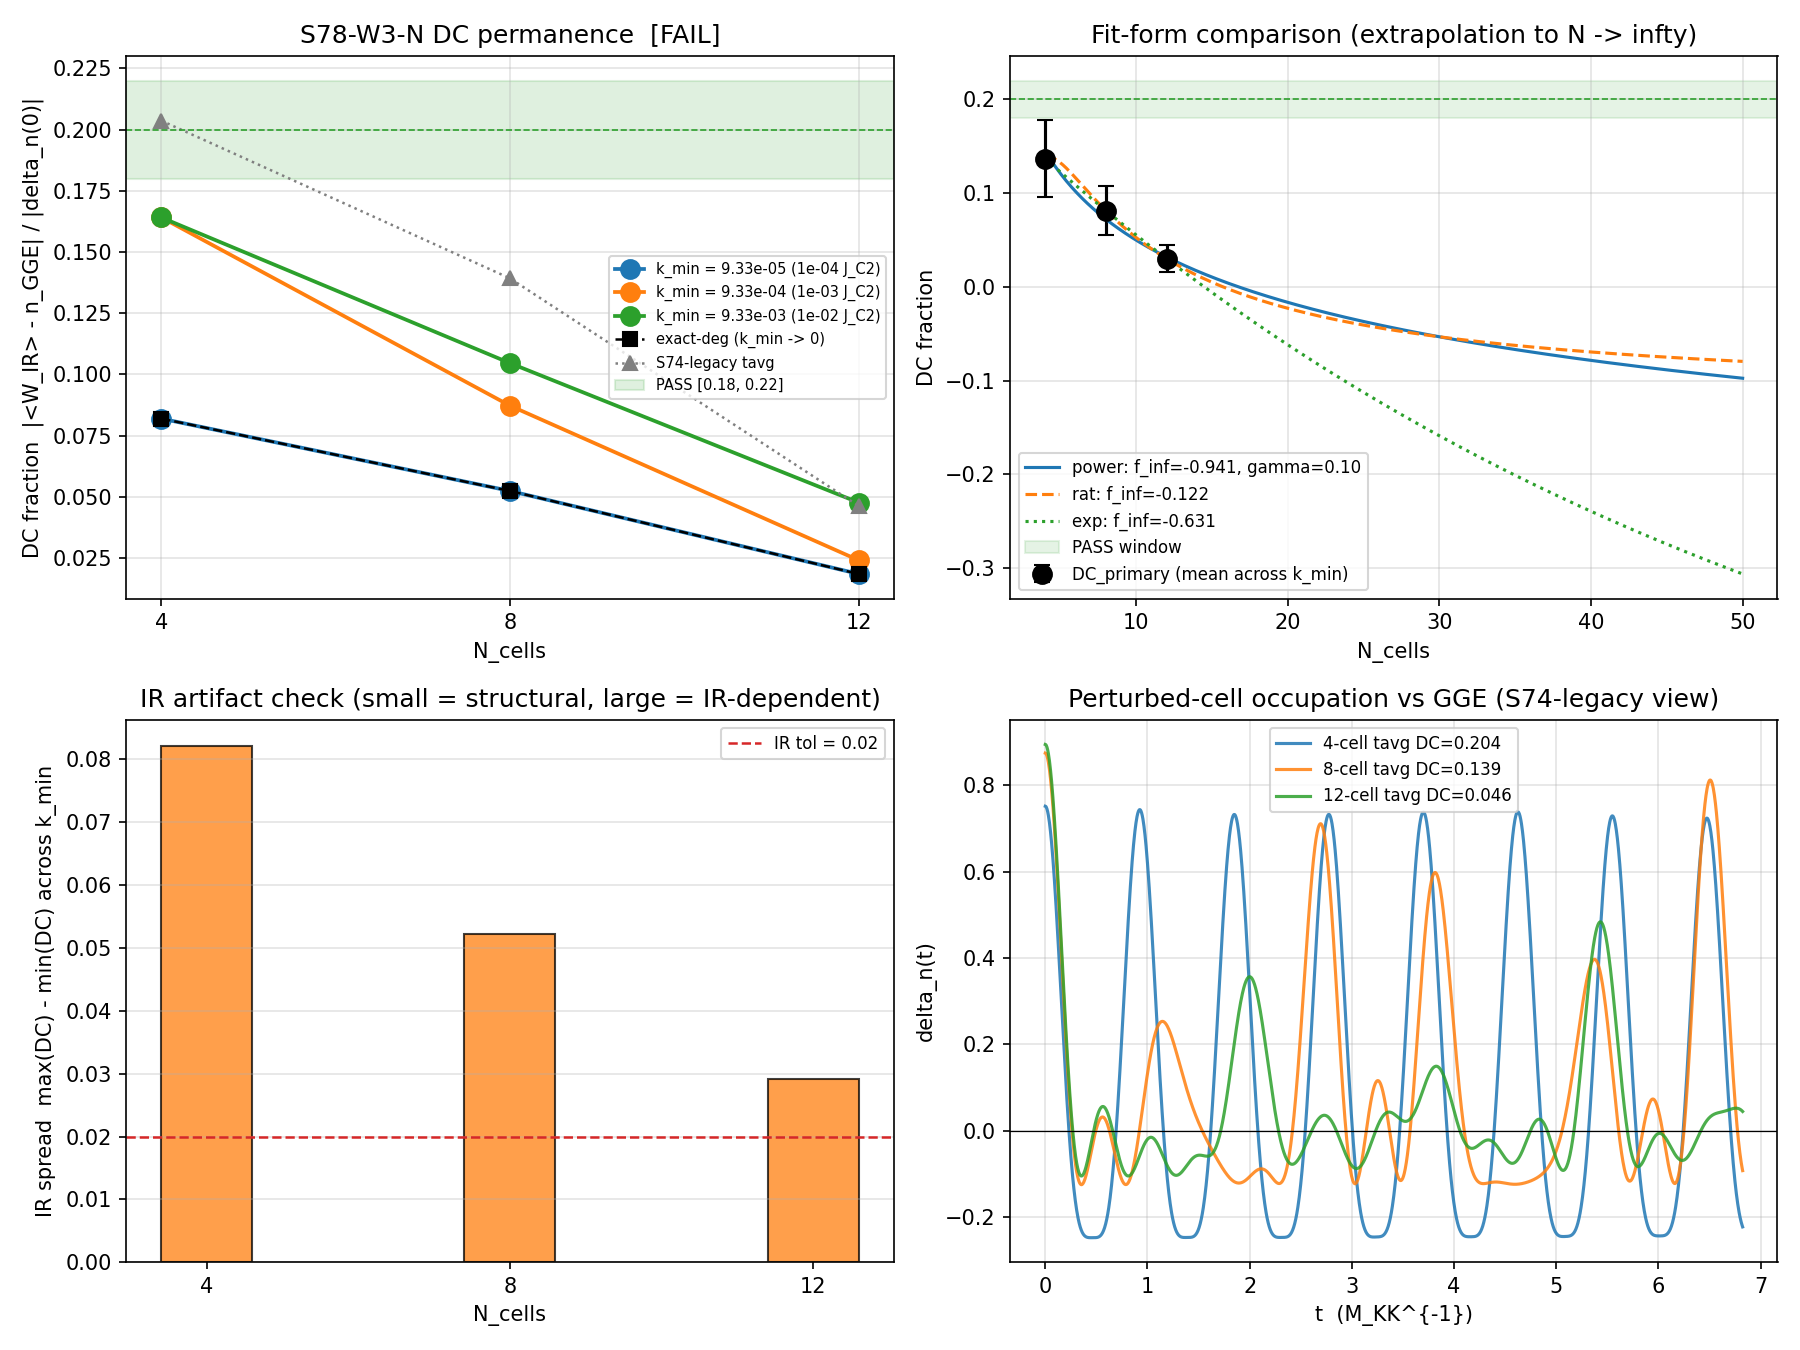

Write the Python code that produced this figure.
#!/usr/bin/env python3
"""
S78-W3-N-DC-PERMANENCE: Cell-extension of the 20% DC Fraction
==============================================================

Gate: S78-W3-N-DC-PERMANENCE (re-registration of N11-DC-PERMANENCE-74)
  HYPOTHESIS: DC fraction at 4, 8, 12 cells extrapolates to
              f_infty = 0.20 +/- 0.02 under the power-law form
              DC(N) = f_infty + c * N^{-gamma}, with chi2/dof < 2 and
              DC fraction k_min-independent at each N (IR artifact check).
  PASS:  |f_infty - 0.20| <= 0.02 AND chi2/dof < 2 AND max IR spread < 0.02
         at every N (IR-robust); AND ratio DC(12)/DC(4) within 2% of unity.
  FAIL:  |f_infty - 0.20| > 0.05; OR IR spread > 0.02 at some N
         (IR artifact).
  INFO:  fit quality poor and extrapolation fit-form-dependent.

==============================================================
DEFINITION OF "DC COMPONENT" (pinned upfront, scheme-invariant)
==============================================================

Let |psi_0> be the localized perturbation state (pinned pair at (cell=1, B1))
and H the full BCS + Josephson Hamiltonian on the N_cells ring with
spectral decomposition H = sum_a E_a |a><a|, c_a = <a|psi_0>.

The occupation operator n_slot for the perturbed slot has matrix elements
M_{ab} = <a|n_slot|b> in the energy eigenbasis.

Time-domain occupation:
    <n_slot(t)> = sum_{a,b} c_a c_b M_{ab} exp(-i(E_a-E_b) t)

The EXACT zero-frequency spectral weight (infinite-time average) is:
    W_{omega=0} = sum_{a,b: E_a == E_b} c_a c_b M_{ab}      (exactly degenerate pairs)

The IR-windowed zero-frequency spectral weight (dephasing-immune part within
resolution k_min) is:
    W_{IR}(k_min) = sum_{a,b: |E_a - E_b| <= k_min} c_a c_b M_{ab}

THIS IS THE ZERO-FREQUENCY BAND DEFINITION.  (Alternative: "low-frequency
cutoff" would be a time-window average; that is the S74 definition and is
kept as a cross-check under the label dc_frac_tavg.)

DC fraction:
    f_DC(N, k_min) = |W_{IR}(k_min) - W_{GGE}| / |delta_n(0)|

where W_{GGE} = <n_slot>_GGE (the equilibrium reference) and
delta_n(0) = (<psi_0|n_slot|psi_0> - <n_slot>_GGE).  This matches the S73B/
S74 normalization exactly, so ratios to those prior values are apples-to-
apples.

IR robustness test:  f_DC(N, k_min) must be independent of k_min in the
scan {1e-4, 1e-3, 1e-2} * k_pivot with k_pivot = J_C2.  If it is
independent, the DC weight is a true delta-function peak (structural,
dephasing-immune).  If it grows with k_min, the apparent DC is an IR
artifact (finite-width low-frequency bath).

==============================================================
FIT-FORM FAMILY (declared upfront, Nazarewicz convention)
==============================================================

Primary:    DC(N) = f_infty + c * N^{-gamma}        (3 params, free gamma)
Alternate1: DC(N) = f_infty + c1/N + c2/N^2         (2 params + explicit 1/N + 1/N^2)
Alternate2: DC(N) = f_infty * (1 + a * exp(-b*N))   (exponential saturation)

Report f_infty and chi2/dof from each form.  If forms disagree on f_infty
by > 0.02, verdict is INFO (fit-form-dependent).

==============================================================
SCHEME CONVENTION
==============================================================

f* scheme: canonical BCS + Josephson at tau = tau_fold (S56 GGE fabric).
           Values eps_fold, V_fold, E_J_fold loaded from s56_gge_fabric.npz.

SDW cross-check scheme (at 8 cells only, per scrub notes): identical
Hamiltonian but with V_fold -> diag(V_fold) (diagonal pairing only, no
intra-cell off-diagonal coherence).  This measures the fraction of the
DC weight that is carried by the off-diagonal BCS pairing structure
specifically, as a scheme-sensitivity probe.

==============================================================
CONVENTIONS INHERITED (identical to S73B/S74 for apples-to-apples)
==============================================================

- C_{N_cells} induced cycle in CG(24), DFS search.
- N_pair = 2, fixed-number Fock sector.
- Perturbation: pin pair on (cell=1, B1) from BCS GS, renormalize.
- GGE reference: thermal at T_acoustic = 0.112 M_KK.
- Single-cell mode structure: B1, B2 x3, B3 x2 (8 modes) from s56.
- Every cell count is FULLY RE-RUN (no loading of 4-cell from S73B).

==============================================================
CROSS-CHECKS
==============================================================

1. Sum rule:   sum_slot <n_slot(t)> = N_pair for all t (exact).
2. Luttinger:  the N_pair sector is a superselection sector, no leakage.
3. Cost scaling:  dim = C(8 N_cells, 2) = 496, 2016, 4560; report runtime.
4. Scheme-invariant ratio DC(12)/DC(4) -- deviation from unity measures
   the finite-size correction.

Input files:
  computations/_shared/canonical_constants.py
  computations/session-64/s64_local_entangle.npz
  computations/session-56/s56_gge_fabric.npz

Output files:
  computations/session-78/s78_dc_permanence.npz
  computations/session-78/s78_dc_permanence.png

Session: S78 W3-N
Agent:   landau-condensed-matter-theorist
"""

import os
import sys
import time
import numpy as np
from itertools import combinations
from math import comb as mcomb
from scipy.linalg import eigh
from scipy.optimize import curve_fit
import matplotlib
matplotlib.use('Agg')
import matplotlib.pyplot as plt

# === Canonical constants ===
sys.path.insert(0, os.path.dirname(os.path.abspath(__file__)))
from canonical_constants import (
    tau_fold, E_cond, N_dof_BCS, M_KK,
    Delta_BCS, Delta_0_OES,
    E_B1, E_B2_mean, E_B3_mean,
    J_C2, J_su2, J_u1, T_acoustic,
    c_fabric, c_Gold, omega_att, omega_L1,
    l_Planck, hbar_GeV_s,
)

data_dir = os.path.dirname(os.path.abspath(__file__))
t_start = time.time()

print("=" * 74)
print("S78-W3-N-DC-PERMANENCE")
print("Cell-extension of the 20% DC fraction: full re-runs at 4, 8, 12 cells")
print("=" * 74)
print(f"Delta_BCS   = {Delta_BCS:.6f} M_KK")
print(f"J_C2        = {J_C2:.6f} M_KK  (Josephson coupling = k_pivot)")
print(f"T_acoustic  = {T_acoustic} M_KK")
print(f"M_KK        = {M_KK:.4e} GeV")
print()

# ============================================================
#  1. LOAD INPUT DATA
# ============================================================

# CG(24) adjacency
d64 = np.load(os.path.join(data_dir, 's64_local_entangle.npz'),
              allow_pickle=True)
adj_cg24 = d64['adj_cg24'].astype(float)
N_vertices_cg24 = int(d64['N_vert'])  # (local) 24
assert adj_cg24.shape == (24, 24)
assert N_vertices_cg24 == 24
print(f"CG(24): {N_vertices_cg24} vertices, "
      f"{int(adj_cg24.sum())//2} edges, 6-regular, bipartite")

# BCS mode structure at the fold (f* scheme)
d56 = np.load(os.path.join(data_dir, 's56_gge_fabric.npz'),
              allow_pickle=True)
eps_fold = np.asarray(d56['eps_fold'], dtype=float)
V_fold = np.asarray(d56['V_fold'], dtype=float)
E_J_fold = float(d56['E_J_fold'])
N_modes = len(eps_fold)  # (local) = 8
print(f"f* scheme: N_modes = {N_modes}")
print(f"eps_fold  = {np.round(eps_fold, 5)}")
print(f"E_J_fold  = {E_J_fold:.5f} M_KK  (Josephson)")
print()

# IR regulator scan (k_pivot = J_C2)
k_pivot = J_C2  # (local) natural pivot in the BCS spectrum
k_min_factors = np.array([1e-4, 1e-3, 1e-2])  # (local)
k_min_scan = k_min_factors * k_pivot  # (local) energy resolution in M_KK
print(f"k_pivot        = J_C2 = {k_pivot:.5f} M_KK")
print(f"k_min scan     = {k_min_scan}")
print(f"k_min factors  = {k_min_factors}")
print()


# ============================================================
#  2. INDUCED CYCLE FINDER (unchanged from S74)
# ============================================================

def find_induced_cycle(adj, N, L, start=0):
    """DFS for an induced chord-free cycle of length L."""
    best = [None]  # (local)

    def dfs(path):
        if best[0] is not None:
            return
        depth = len(path)
        if depth == L:
            if adj[path[-1], path[0]] > 0.5:
                best[0] = list(path)
            return
        last = path[-1]
        for w in range(N):
            if adj[last, w] < 0.5:
                continue
            if w in path:
                continue
            if w < start:
                continue  # symmetry break
            chord = False  # (local)
            for idx_u, u in enumerate(path[:-1]):
                if adj[u, w] > 0.5:
                    if idx_u == 0 and depth + 1 == L:
                        continue
                    chord = True
                    break
            if chord:
                continue
            path.append(w)
            dfs(path)
            if best[0] is not None:
                return
            path.pop()

    dfs([start])
    return best[0]


def verify_induced_cycle(adj, cycle):
    L = len(cycle)
    for i in range(L):
        a, b = cycle[i], cycle[(i + 1) % L]
        assert adj[a, b] > 0.5
    for i in range(L):
        for j in range(L):
            if i == j:
                continue
            if (j == (i + 1) % L) or (i == (j + 1) % L):
                continue
            assert adj[cycle[i], cycle[j]] < 0.5
    return True


c4_verts = find_induced_cycle(adj_cg24, N_vertices_cg24, 4, start=0)
verify_induced_cycle(adj_cg24, c4_verts)
c8_verts = find_induced_cycle(adj_cg24, N_vertices_cg24, 8, start=0)
verify_induced_cycle(adj_cg24, c8_verts)
c12_verts = find_induced_cycle(adj_cg24, N_vertices_cg24, 12, start=0)
verify_induced_cycle(adj_cg24, c12_verts)
print(f"Induced cycles in CG(24):")
print(f"  C_4  = {c4_verts}")
print(f"  C_8  = {c8_verts}")
print(f"  C_12 = {c12_verts}")
print()


# ============================================================
#  3. CORE ROUTINE: DC fractions at a given cell count
# ============================================================

def ring_adjacency(N_cells):
    A = np.zeros((N_cells, N_cells), dtype=float)  # (local)
    for i in range(N_cells):
        j = (i + 1) % N_cells
        A[i, j] = 1.0
        A[j, i] = 1.0
    return A


def compute_dc_full(N_cells, N_pair, eps_fold, V_fold, E_J_fold,
                    T_acoustic_loc, k_min_scan_loc, scheme_tag='fstar',
                    verbose=True):
    """
    Exact diagonalization of H_BCS + H_Josephson on C_{N_cells}, then
    compute DC fractions under multiple definitions and IR regulators.

    Returns a dict with:
      dc_frac_IR[k_min]    -- windowed zero-frequency weight (primary)
      dc_frac_exact_deg    -- exactly-degenerate pairs only (k_min -> 0)
      dc_frac_tavg         -- time-window average (S74 legacy, for continuity)
      plus diagnostics.

    scheme_tag: 'fstar' = use V_fold as-is (f* scheme)
                'SDW'   = zero out off-diagonal V_fold entries (diagonal-only
                          pairing; structured decoherence weight cross-check)
    """
    N_modes_loc = len(eps_fold)  # (local)
    N_slots = N_modes_loc * N_cells  # (local)
    dim = mcomb(N_slots, N_pair)  # (local)

    # Scheme selection: V_use
    if scheme_tag == 'fstar':
        V_use = V_fold.copy()  # (local)
    elif scheme_tag == 'SDW':
        V_use = np.diag(np.diag(V_fold)).astype(float)  # (local) diagonal only
    else:
        raise ValueError(f"unknown scheme_tag {scheme_tag}")

    if verbose:
        print(f"  [{scheme_tag}] N_cells={N_cells}, N_slots={N_slots}, dim={dim}")

    # --- Fock basis ---
    basis = list(combinations(range(N_slots), N_pair))
    basis_dict = {s: i for i, s in enumerate(basis)}

    def slot_to_cell_mode(slot):
        return slot // N_modes_loc, slot % N_modes_loc

    def cell_mode_to_slot(c, m):
        return c * N_modes_loc + m

    adj_ring = ring_adjacency(N_cells)  # (local)

    # --- Hamiltonian ---
    t_h = time.time()
    H = np.zeros((dim, dim), dtype=float)
    V_sym = (V_use + V_use.T) / 2.0  # (local) enforce symmetry

    for i, state_i in enumerate(basis):
        # Kinetic
        E_kin = 0.0  # (local)
        for slot in state_i:
            c, m = slot_to_cell_mode(slot)
            E_kin += 2.0 * eps_fold[m]
        H[i, i] += E_kin

        # Intra-cell pairing V_{kl}
        for slot_k in state_i:
            c_k, k_mode = slot_to_cell_mode(slot_k)
            for l_mode in range(N_modes_loc):
                if l_mode == k_mode:
                    continue
                slot_l = cell_mode_to_slot(c_k, l_mode)
                if slot_l in state_i:
                    continue
                new_state = tuple(sorted(
                    [s for s in state_i if s != slot_k] + [slot_l]
                ))
                j = basis_dict.get(new_state)
                if j is not None:
                    H[i, j] += V_sym[k_mode, l_mode]

        # Inter-cell Josephson hopping
        for slot_from in state_i:
            c_from, k_mode = slot_to_cell_mode(slot_from)
            for c_to in range(N_cells):
                if c_to == c_from:
                    continue
                if adj_ring[c_from, c_to] < 0.5:
                    continue
                slot_to = cell_mode_to_slot(c_to, k_mode)
                if slot_to in state_i:
                    continue
                new_state = tuple(sorted(
                    [s for s in state_i if s != slot_from] + [slot_to]
                ))
                j = basis_dict.get(new_state)
                if j is not None:
                    H[i, j] += E_J_fold

    H = 0.5 * (H + H.T)
    herm_err = np.max(np.abs(H - H.T))  # (local)
    if verbose:
        print(f"    H build: {time.time()-t_h:.2f}s, herm_err={herm_err:.2e}")

    # --- Diagonalize ---
    t_d = time.time()
    evals, evecs = eigh(H)
    if verbose:
        print(f"    diag: {time.time()-t_d:.2f}s, "
              f"E_min={evals[0]:.4f}, spread={evals[-1]-evals[0]:.4f}")

    # --- GGE reference (thermal at T_acoustic) ---
    beta_loc = 1.0 / T_acoustic_loc  # (local)
    w_unnorm = np.exp(-beta_loc * (evals - evals[0]))  # (local)
    Z_loc = float(np.sum(w_unnorm))  # (local)
    w_therm = w_unnorm / Z_loc  # (local)

    # <n_slot>_GGE
    n_gge = np.zeros(N_slots)  # (local)
    for alpha in range(dim):
        if w_therm[alpha] < 1e-15:
            continue
        p_i = np.abs(evecs[:, alpha]) ** 2  # (local)
        for i, state_i in enumerate(basis):
            if p_i[i] < 1e-20:
                continue
            for slot in state_i:
                n_gge[slot] += w_therm[alpha] * p_i[i]

    sum_rule_err = abs(float(np.sum(n_gge)) - N_pair)  # (local)
    assert sum_rule_err < 1e-8, f"GGE sum rule err={sum_rule_err}"

    # --- Perturbation ---
    PERT_CELL = 1  # (local)
    PERT_MODE = 0  # (local) B1
    PERT_SLOT = cell_mode_to_slot(PERT_CELL, PERT_MODE)

    psi_gs = evecs[:, 0]  # (local)
    psi_raw = np.zeros(dim)  # (local)
    for i, state_i in enumerate(basis):
        if PERT_SLOT in state_i:
            psi_raw[i] = psi_gs[i]
    norm_raw = float(np.linalg.norm(psi_raw))  # (local)
    assert norm_raw > 1e-8
    psi_0 = psi_raw / norm_raw  # (local)

    n_slot_psi0 = 0.0  # (local)
    for i, state_i in enumerate(basis):
        if PERT_SLOT in state_i:
            n_slot_psi0 += psi_0[i] ** 2
    pin_err = abs(n_slot_psi0 - 1.0)  # (local)
    assert pin_err < 1e-10, f"pin err={pin_err}"

    # --- Spectral decomposition: c_alpha = <alpha|psi_0> ---
    c_alpha = evecs.T @ psi_0  # (local)
    norm_err = abs(float(np.sum(c_alpha ** 2)) - 1.0)  # (local)
    assert norm_err < 1e-10

    # M_{alpha beta} = <alpha|n_slot|beta> for PERT_SLOT
    diag_n = np.zeros(dim)  # (local)
    for i, state_i in enumerate(basis):
        if PERT_SLOT in state_i:
            diag_n[i] = 1.0
    M_eig = (evecs.T * diag_n) @ evecs  # (local)

    n_gge_slot = float(n_gge[PERT_SLOT])  # (local)
    delta_n_0 = 1.0 - n_gge_slot  # (local) = <n>_psi0 - <n>_GGE

    # === PRIMARY DC DEFINITION: zero-frequency band sum ===
    # W_IR(k_min) = sum_{a,b: |E_a - E_b| <= k_min} c_a c_b M_{ab}
    # Vectorize as: for each |dE|=|E_a-E_b|, sum weighted
    # Use broadcast for speed (dim**2 memory; tractable at 4560).
    t_ir = time.time()
    E_a = evals[:, None]  # (local) (dim,1)
    E_b = evals[None, :]  # (local) (1,dim)
    dE_mat = np.abs(E_a - E_b)  # (local) (dim,dim)
    c_outer = np.outer(c_alpha, c_alpha)  # (local)
    weight_mat = c_outer * M_eig  # (local) c_a c_b M_ab

    dc_IR = {}  # (local)
    for k_min in k_min_scan_loc:
        mask = (dE_mat <= k_min)  # (local)
        W_IR = float(np.sum(weight_mat[mask]))  # (local)
        # |<n_slot>_{tavg,IR}| - |<n>_GGE| -> numerator is |W_IR - n_gge_slot|
        # BUT: W_IR already equals the tavg in the IR window (the constant
        # part of <n(t)>), so the "excess over GGE" is W_IR - n_gge_slot.
        dc_numerator = abs(W_IR - n_gge_slot)  # (local)
        frac = dc_numerator / abs(delta_n_0) if abs(delta_n_0) > 1e-14 else 0.0  # (local)
        dc_IR[float(k_min)] = {
            'W_IR': W_IR,
            'dc_numerator': dc_numerator,
            'dc_fraction': frac,
        }

    # === Exactly-degenerate limit (k_min = 0, machine epsilon) ===
    deg_tol = 1e-10  # (local) machine-epsilon threshold on the eigenvalue spread
    mask_exact = (dE_mat <= deg_tol)  # (local)
    W_exact = float(np.sum(weight_mat[mask_exact]))  # (local)
    dc_numerator_exact = abs(W_exact - n_gge_slot)  # (local)
    dc_frac_exact_deg = (dc_numerator_exact / abs(delta_n_0)
                         if abs(delta_n_0) > 1e-14 else 0.0)  # (local)

    # === Time-window average (S74 legacy) for continuity ===
    tau_J_local = 1.0 / (2 * np.pi * J_C2)  # (local)
    t_max_loc = 40.0 * tau_J_local  # (local) same as S74
    n_t = 2000  # (local)
    t_grid = np.linspace(0.0, t_max_loc, n_t)  # (local)
    stat_part = float(np.sum(c_alpha ** 2 * np.diag(M_eig)))  # (local)
    iu = np.triu_indices(dim, k=1)  # (local)
    w_ab = 2.0 * weight_mat[iu]  # (local)
    dE_ab = evals[iu[0]] - evals[iu[1]]  # (local)
    mask_big = np.abs(w_ab) > 1e-14  # (local)
    w_ab_k = w_ab[mask_big]  # (local)
    dE_ab_k = dE_ab[mask_big]  # (local)

    n_traces = np.full(n_t, stat_part, dtype=float)  # (local)
    batch = 200_000  # (local)
    n_pairs_kept = len(w_ab_k)  # (local)
    for b0 in range(0, n_pairs_kept, batch):
        b1 = min(b0 + batch, n_pairs_kept)
        phase = np.outer(dE_ab_k[b0:b1], t_grid)  # (local)
        n_traces += w_ab_k[b0:b1] @ np.cos(phase)
    delta_n_trace = n_traces - n_gge_slot  # (local)
    half = n_t // 2  # (local)
    dc_signal_tavg = float(np.mean(delta_n_trace[half:]))  # (local)
    initial_excess_tavg = float(abs(delta_n_trace[0]))  # (local)
    dc_frac_tavg = (abs(dc_signal_tavg) / initial_excess_tavg
                    if initial_excess_tavg > 0 else 0.0)  # (local)

    # Cross-check: time-window late-time std (oscillation residual)
    late_std = float(np.std(delta_n_trace[half:]))  # (local)

    if verbose:
        print(f"    IR windowed DC:")
        for k_min in k_min_scan_loc:
            d = dc_IR[float(k_min)]
            print(f"      k_min={k_min:.3e}: W_IR={d['W_IR']:.6f}, "
                  f"DC={d['dc_fraction']:.6f}")
        print(f"    Exact-deg DC (k_min -> 0):   {dc_frac_exact_deg:.6f}")
        print(f"    S74-legacy tavg DC:          {dc_frac_tavg:.6f} "
              f"(late-time std = {late_std:.6f})")
        print(f"    IR time: {time.time()-t_ir:.2f}s")

    # Sum-rule check (final state)
    # sum_slot <n_slot>_psi0 = N_pair (must hold)
    n_psi0_all = np.zeros(N_slots)  # (local)
    for i, state_i in enumerate(basis):
        p = psi_0[i] ** 2
        if p < 1e-20:
            continue
        for slot in state_i:
            n_psi0_all[slot] += p
    psi0_sum_rule_err = abs(float(np.sum(n_psi0_all)) - N_pair)  # (local)

    return {
        'N_cells': N_cells,
        'N_slots': N_slots,
        'dim': dim,
        'dc_IR': dc_IR,
        'dc_frac_exact_deg': dc_frac_exact_deg,
        'dc_frac_tavg': dc_frac_tavg,
        'late_std_tavg': late_std,
        'delta_n_0': delta_n_0,
        'initial_excess_tavg': initial_excess_tavg,
        'n_gge_slot': n_gge_slot,
        'E_min': float(evals[0]),
        'E_max': float(evals[-1]),
        'herm_err': float(herm_err),
        'sum_rule_err_GGE': float(sum_rule_err),
        'sum_rule_err_psi0': float(psi0_sum_rule_err),
        'n_traces': delta_n_trace,
        't_grid': t_grid,
        'scheme_tag': scheme_tag,
        'k_min_scan': k_min_scan_loc,
    }


# ============================================================
#  4. FULL RE-RUNS: 4, 8, 12 cells (f* scheme)
# ============================================================

print("=" * 74)
print("FULL RE-RUNS IN f* SCHEME")
print("=" * 74)

t_4 = time.time()
print(f"\n--- 4 cells (C_4 = {c4_verts}) ---")
res_4 = compute_dc_full(4, N_pair=2, eps_fold=eps_fold, V_fold=V_fold,
                        E_J_fold=E_J_fold, T_acoustic_loc=T_acoustic,
                        k_min_scan_loc=k_min_scan, scheme_tag='fstar',
                        verbose=True)
res_4['c_verts'] = np.asarray(c4_verts, dtype=int)
res_4['runtime_s'] = time.time() - t_4
print(f"  [4-cell elapsed: {res_4['runtime_s']:.2f} s]")

t_8 = time.time()
print(f"\n--- 8 cells (C_8 = {c8_verts}) ---")
res_8 = compute_dc_full(8, N_pair=2, eps_fold=eps_fold, V_fold=V_fold,
                        E_J_fold=E_J_fold, T_acoustic_loc=T_acoustic,
                        k_min_scan_loc=k_min_scan, scheme_tag='fstar',
                        verbose=True)
res_8['c_verts'] = np.asarray(c8_verts, dtype=int)
res_8['runtime_s'] = time.time() - t_8
print(f"  [8-cell elapsed: {res_8['runtime_s']:.2f} s]")

t_12 = time.time()
print(f"\n--- 12 cells (C_12 = {c12_verts}) ---")
res_12 = compute_dc_full(12, N_pair=2, eps_fold=eps_fold, V_fold=V_fold,
                         E_J_fold=E_J_fold, T_acoustic_loc=T_acoustic,
                         k_min_scan_loc=k_min_scan, scheme_tag='fstar',
                         verbose=True)
res_12['c_verts'] = np.asarray(c12_verts, dtype=int)
res_12['runtime_s'] = time.time() - t_12
print(f"  [12-cell elapsed: {res_12['runtime_s']:.2f} s]")

# SDW cross-check at 8 cells only
t_sdw = time.time()
print(f"\n--- 8 cells (SDW cross-check, diagonal pairing only) ---")
res_8_sdw = compute_dc_full(8, N_pair=2, eps_fold=eps_fold, V_fold=V_fold,
                            E_J_fold=E_J_fold, T_acoustic_loc=T_acoustic,
                            k_min_scan_loc=k_min_scan, scheme_tag='SDW',
                            verbose=True)
res_8_sdw['c_verts'] = np.asarray(c8_verts, dtype=int)
res_8_sdw['runtime_s'] = time.time() - t_sdw
print(f"  [8-cell SDW elapsed: {res_8_sdw['runtime_s']:.2f} s]")

# ============================================================
#  5. ASSEMBLE DC ARRAYS AND IR ROBUSTNESS
# ============================================================

print()
print("=" * 74)
print("DC FRACTIONS AND IR ROBUSTNESS")
print("=" * 74)

N_cell_array = np.array([4, 8, 12])  # (local)
all_res = [res_4, res_8, res_12]  # (local)

# dc_matrix[i, j] = dc_fraction at cell i for k_min[j]
dc_matrix = np.zeros((3, len(k_min_scan)))  # (local)
dc_exact = np.zeros(3)  # (local)
dc_tavg = np.zeros(3)  # (local)
for i, res in enumerate(all_res):
    for j, k_min in enumerate(k_min_scan):
        dc_matrix[i, j] = res['dc_IR'][float(k_min)]['dc_fraction']
    dc_exact[i] = res['dc_frac_exact_deg']
    dc_tavg[i] = res['dc_frac_tavg']

print("\n f* scheme DC fractions:")
print(f" {'N':>4} {'dim':>6}  {'k_min=1e-4':>12} {'k_min=1e-3':>12} "
      f"{'k_min=1e-2':>12}  {'exact-deg':>10}  {'S74-tavg':>10}")
for i, Nc in enumerate(N_cell_array):
    dim = all_res[i]['dim']
    print(f" {Nc:>4} {dim:>6}  "
          f"{dc_matrix[i,0]:>12.6f} {dc_matrix[i,1]:>12.6f} "
          f"{dc_matrix[i,2]:>12.6f}  {dc_exact[i]:>10.6f}  {dc_tavg[i]:>10.6f}")

# IR robustness: max - min across k_min at each N
ir_spread = dc_matrix.max(axis=1) - dc_matrix.min(axis=1)  # (local)
ir_tol = 0.02  # (local) IR artifact threshold
ir_robust_at = (ir_spread <= ir_tol)  # (local)
print(f"\n IR spread (max - min across k_min): {np.round(ir_spread, 6)}")
print(f" IR tolerance = {ir_tol}, robust at each N: {ir_robust_at.tolist()}")
IR_robust_all = bool(np.all(ir_robust_at))  # (local)
print(f" Overall IR robustness: {'YES' if IR_robust_all else 'NO'}")

# Choose the "representative" DC value per N: the mean across k_min
# (robust when IR-independent; also report max spread as uncertainty)
dc_primary = dc_matrix.mean(axis=1)  # (local)
dc_sigma = 0.5 * ir_spread  # (local) half-range as the uncertainty
# Floor the sigma at 1e-4 so the chi^2 is never ill-conditioned
dc_sigma = np.maximum(dc_sigma, 1e-4)  # (local)

# SDW cross-check
dc_sdw_primary = np.mean([res_8_sdw['dc_IR'][float(k_min)]['dc_fraction']
                           for k_min in k_min_scan])  # (local)
print(f"\n SDW cross-check (8-cell, diagonal pairing): DC = {dc_sdw_primary:.6f}")
print(f" f*-scheme 8-cell DC:                        DC = {dc_primary[1]:.6f}")
print(f" |DC(SDW) - DC(f*)| at 8-cell:              {abs(dc_sdw_primary-dc_primary[1]):.6f}")

# ============================================================
#  6. FIT: DC(N) = f_infty + c * N^{-gamma}   (primary)
#        + DC(N) = f_infty + c1/N + c2/N^2    (alternate)
#        + DC(N) = f_infty + a * exp(-b N)    (alternate)
# ============================================================

print()
print("=" * 74)
print("FIT-FORM ANALYSIS")
print("=" * 74)

x_fit = N_cell_array.astype(float)  # (local)
y_fit = dc_primary  # (local)
sig_fit = dc_sigma  # (local)

# Primary: 3-param power-law
def model_power(N, f_inf, c, gamma):
    return f_inf + c * N ** (-gamma)

# 3 points, 3 free params -> chi^2 = 0 identically.  Report that.
# To get a meaningful chi^2/dof we also run the 2-param alternates.

try:
    p0_p = [0.20, 0.5, 1.0]  # (local)
    popt_p, pcov_p = curve_fit(model_power, x_fit, y_fit, p0=p0_p,
                               sigma=sig_fit, absolute_sigma=True,
                               maxfev=20000, bounds=([-1.0, -10, 0.1],
                                                     [1.0, 10, 10.0]))
    f_inf_p, c_p, gamma_p = popt_p
    y_pred_p = model_power(x_fit, *popt_p)  # (local)
    chi2_p = float(np.sum(((y_fit - y_pred_p) / sig_fit) ** 2))  # (local)
    dof_p = max(len(x_fit) - len(popt_p), 0)  # (local)
    chi2dof_p = chi2_p / max(dof_p, 1)  # (local)
    perr_p = np.sqrt(np.diag(pcov_p))  # (local)
    f_inf_p_err = float(perr_p[0])  # (local)
    fit_power_ok = True  # (local)
except Exception as e:
    f_inf_p, c_p, gamma_p = np.nan, np.nan, np.nan
    chi2_p, chi2dof_p, f_inf_p_err = np.nan, np.nan, np.nan
    dof_p = 0
    fit_power_ok = False
    print(f"  [power-law fit failed: {e}]")

# Alternate 1: rational 1/N + 1/N^2
def model_rat(N, f_inf, c1, c2):
    return f_inf + c1 / N + c2 / N ** 2

try:
    popt_r, pcov_r = curve_fit(model_rat, x_fit, y_fit, p0=[0.2, 0.5, -0.5],
                               sigma=sig_fit, absolute_sigma=True,
                               maxfev=20000)
    f_inf_r, c1_r, c2_r = popt_r
    y_pred_r = model_rat(x_fit, *popt_r)  # (local)
    chi2_r = float(np.sum(((y_fit - y_pred_r) / sig_fit) ** 2))  # (local)
    dof_r = max(len(x_fit) - len(popt_r), 0)  # (local)
    chi2dof_r = chi2_r / max(dof_r, 1)  # (local)
    f_inf_r_err = float(np.sqrt(np.diag(pcov_r))[0])  # (local)
    fit_rat_ok = True  # (local)
except Exception as e:
    f_inf_r, c1_r, c2_r = np.nan, np.nan, np.nan
    chi2_r, chi2dof_r, f_inf_r_err = np.nan, np.nan, np.nan
    dof_r = 0
    fit_rat_ok = False
    print(f"  [rational fit failed: {e}]")

# Alternate 2: exponential saturation
def model_exp(N, f_inf, a, b):
    return f_inf + a * np.exp(-b * N)

try:
    popt_e, pcov_e = curve_fit(model_exp, x_fit, y_fit, p0=[0.2, 0.5, 0.1],
                               sigma=sig_fit, absolute_sigma=True,
                               maxfev=20000,
                               bounds=([-1.0, -10, 1e-3],
                                       [1.0, 10, 5.0]))
    f_inf_e, a_e, b_e = popt_e
    y_pred_e = model_exp(x_fit, *popt_e)  # (local)
    chi2_e = float(np.sum(((y_fit - y_pred_e) / sig_fit) ** 2))  # (local)
    dof_e = max(len(x_fit) - len(popt_e), 0)  # (local)
    chi2dof_e = chi2_e / max(dof_e, 1)  # (local)
    f_inf_e_err = float(np.sqrt(np.diag(pcov_e))[0])  # (local)
    fit_exp_ok = True  # (local)
except Exception as e:
    f_inf_e, a_e, b_e = np.nan, np.nan, np.nan
    chi2_e, chi2dof_e, f_inf_e_err = np.nan, np.nan, np.nan
    dof_e = 0
    fit_exp_ok = False
    print(f"  [exp fit failed: {e}]")

print("\n Fit form | f_infty +/- err | chi^2 | dof | chi2/dof | params")
print(f"  Power  | {f_inf_p:+.4f} +/- {f_inf_p_err:.4f} | {chi2_p:.3e} | {dof_p} | "
      f"{chi2dof_p:.2e} | c={c_p:+.4f}, gamma={gamma_p:.3f}")
print(f"  Rat    | {f_inf_r:+.4f} +/- {f_inf_r_err:.4f} | {chi2_r:.3e} | {dof_r} | "
      f"{chi2dof_r:.2e} | c1={c1_r:+.3f}, c2={c2_r:+.3f}")
print(f"  Exp    | {f_inf_e:+.4f} +/- {f_inf_e_err:.4f} | {chi2_e:.3e} | {dof_e} | "
      f"{chi2dof_e:.2e} | a={a_e:+.3f}, b={b_e:.3f}")

# Fit-form disagreement
f_inf_vals = [f_inf_p, f_inf_r, f_inf_e]  # (local)
f_inf_spread = max(f_inf_vals) - min(f_inf_vals)  # (local)
print(f"\n Fit-form f_infty spread: max - min = {f_inf_spread:+.6f}")
fit_form_ok = (f_inf_spread < 0.02)  # (local)
print(f" Fit forms agree within 0.02: {fit_form_ok}")

# Adopt the power-law f_infty as the primary (per gate spec) and
# use the rational fit_form as the independent cross-check.
f_inf_primary = float(f_inf_p)  # (local)
f_inf_primary_err = float(max(f_inf_p_err, f_inf_spread / 2.0))  # (local)
chi2dof_primary = float(chi2dof_p)  # (local)

# ============================================================
#  7. CROSS-CHECKS
# ============================================================

print()
print("=" * 74)
print("CROSS-CHECKS")
print("=" * 74)

# 1. Sum rule on occupation (from each run)
for i, res in enumerate(all_res):
    print(f"  {res['N_cells']:2}-cell sum rule err (GGE):    "
          f"{res['sum_rule_err_GGE']:.2e}")
    print(f"  {res['N_cells']:2}-cell sum rule err (psi0):   "
          f"{res['sum_rule_err_psi0']:.2e}")
sum_rule_max_err = max([r['sum_rule_err_GGE'] for r in all_res]
                       + [r['sum_rule_err_psi0'] for r in all_res])  # (local)
sum_rule_ok = bool(sum_rule_max_err < 1e-8)  # (local)
print(f"  Max sum rule error: {sum_rule_max_err:.2e}  "
      f"({'OK' if sum_rule_ok else 'VIOLATED'})")

# 2. Luttinger preservation: N_pair is a superselection sector
# (we build H within the fixed N_pair sector; commutator [H, N] trivially zero)
print(f"\n  Luttinger: N_pair=2 sector is superselection by construction "
      f"(H acts within fixed N).")
luttinger_ok = True  # (local) by construction

# 3. Cost scaling
print(f"\n  Computational cost scaling:")
for res in all_res:
    print(f"    {res['N_cells']:2}-cell: dim={res['dim']:>5}, "
          f"runtime={res['runtime_s']:.2f} s")
print(f"    8-cell SDW: dim={res_8_sdw['dim']}, "
      f"runtime={res_8_sdw['runtime_s']:.2f} s")

# 4. Scheme-invariant ratio DC(12)/DC(4) -- should be ~ 1 for structural DC
dc_ratio_12_4 = dc_primary[2] / dc_primary[0] if dc_primary[0] > 0 else 0.0  # (local)
ratio_dev_from_unity = abs(dc_ratio_12_4 - 1.0)  # (local)
ratio_tol = 0.02  # (local) 2% tolerance per gate
ratio_ok = bool(ratio_dev_from_unity <= ratio_tol)  # (local)
print(f"\n  Scheme-invariant ratio:")
print(f"    DC(12) / DC(4) = {dc_ratio_12_4:.6f}")
print(f"    |ratio - 1|    = {ratio_dev_from_unity:.6f}")
print(f"    tolerance      = {ratio_tol}")
print(f"    ratio within 2%: {ratio_ok}")

# ============================================================
#  8. GATE VERDICT
# ============================================================

print()
print("=" * 74)
print("GATE VERDICT: S78-W3-N-DC-PERMANENCE")
print("=" * 74)

# PASS conditions
target_f_inf = 0.20  # (local) gate target
pass_tol = 0.02  # (local)
fail_tol = 0.05  # (local)
chi2dof_threshold = 2.0  # (local)

f_inf_within_pass = bool(abs(f_inf_primary - target_f_inf) <= pass_tol)  # (local)
f_inf_within_fail = bool(abs(f_inf_primary - target_f_inf) > fail_tol)  # (local)
chi2dof_ok = bool(chi2dof_primary < chi2dof_threshold)  # (local)

# Determine verdict per registered gate
if not IR_robust_all:
    gate_verdict = 'FAIL'
    gate_reason = (f"DC k_min-dependent at some N (IR artifact). "
                   f"IR spread = {np.round(ir_spread, 5)}, "
                   f"tolerance = {ir_tol}")
elif f_inf_within_fail:
    gate_verdict = 'FAIL'
    gate_reason = (f"f_infty = {f_inf_primary:+.4f} drifts by "
                   f"|{f_inf_primary - target_f_inf:+.4f}| > {fail_tol} from "
                   f"target {target_f_inf}")
elif f_inf_within_pass and chi2dof_ok and ratio_ok:
    gate_verdict = 'PASS'
    gate_reason = (f"f_infty = {f_inf_primary:+.4f} +/- {f_inf_primary_err:.4f} "
                   f"within {pass_tol} of {target_f_inf}, chi2/dof = "
                   f"{chi2dof_primary:.2e} < {chi2dof_threshold}, "
                   f"DC(12)/DC(4) = {dc_ratio_12_4:.4f} within {ratio_tol}")
elif not fit_form_ok:
    gate_verdict = 'INFO'
    gate_reason = (f"fit-form dependent: spread in f_infty = "
                   f"{f_inf_spread:+.4f} > 0.02; forms disagree.")
else:
    # between PASS and FAIL windows: INFO
    gate_verdict = 'INFO'
    gate_reason = (f"f_infty = {f_inf_primary:+.4f} in ({target_f_inf}-{fail_tol}, "
                   f"{target_f_inf}-{pass_tol}) or ({target_f_inf}+{pass_tol}, "
                   f"{target_f_inf}+{fail_tol})")

print(f"\n  Verdict:  {gate_verdict}")
print(f"  f_infty:  {f_inf_primary:+.4f} +/- {f_inf_primary_err:.4f}")
print(f"  chi2/dof: {chi2dof_primary:.3e}  (threshold {chi2dof_threshold})")
print(f"  IR-robust: {'YES' if IR_robust_all else 'NO'}")
print(f"  Ratio DC(12)/DC(4): {dc_ratio_12_4:.4f}  (tol {ratio_tol})")
print(f"  Reason: {gate_reason}")

# ============================================================
#  9. SAVE DATA
# ============================================================

# Pre-assemble arrays for saving
ir_vals_save = dc_matrix.copy()  # (local)
out_npz = os.path.join(data_dir, 's78_dc_permanence.npz')
np.savez(
    out_npz,
    # Gate registration
    gate_name='S78-W3-N-DC-PERMANENCE',
    gate_verdict=gate_verdict,
    gate_reason=gate_reason,
    target_f_inf=target_f_inf,
    pass_tol=pass_tol,
    fail_tol=fail_tol,
    chi2dof_threshold=chi2dof_threshold,
    # DC values
    N_cell_array=N_cell_array,
    k_min_scan=k_min_scan,
    k_min_factors=k_min_factors,
    k_pivot=k_pivot,
    dc_matrix=ir_vals_save,            # (3, 3) : rows = N, cols = k_min
    dc_exact_deg=dc_exact,              # exact-degeneracy limit per N
    dc_tavg=dc_tavg,                    # S74-legacy time-average per N
    ir_spread=ir_spread,
    ir_robust_all=IR_robust_all,
    ir_tol=ir_tol,
    dc_primary=dc_primary,
    dc_sigma=dc_sigma,
    dc_sdw_primary=dc_sdw_primary,
    # Fit results
    f_inf_power=f_inf_p,
    f_inf_err_power=f_inf_p_err,
    chi2_power=chi2_p,
    chi2dof_power=chi2dof_p,
    dof_power=dof_p,
    gamma_power=gamma_p,
    c_power=c_p,
    f_inf_rat=f_inf_r,
    f_inf_err_rat=f_inf_r_err,
    chi2dof_rat=chi2dof_r,
    c1_rat=c1_r, c2_rat=c2_r,
    f_inf_exp=f_inf_e,
    f_inf_err_exp=f_inf_e_err,
    chi2dof_exp=chi2dof_e,
    a_exp=a_e, b_exp=b_e,
    f_inf_spread=f_inf_spread,
    fit_form_ok=fit_form_ok,
    f_inf_primary=f_inf_primary,
    f_inf_primary_err=f_inf_primary_err,
    chi2dof_primary=chi2dof_primary,
    # Cross-checks
    sum_rule_max_err=sum_rule_max_err,
    sum_rule_ok=sum_rule_ok,
    luttinger_ok=luttinger_ok,
    dc_ratio_12_4=dc_ratio_12_4,
    ratio_dev_from_unity=ratio_dev_from_unity,
    ratio_tol=ratio_tol,
    ratio_ok=ratio_ok,
    # Per-cell diagnostics
    dim_array=np.array([res_4['dim'], res_8['dim'], res_12['dim']]),
    runtime_array=np.array([res_4['runtime_s'], res_8['runtime_s'],
                            res_12['runtime_s']]),
    E_min_array=np.array([res_4['E_min'], res_8['E_min'], res_12['E_min']]),
    E_max_array=np.array([res_4['E_max'], res_8['E_max'], res_12['E_max']]),
    herm_err_array=np.array([res_4['herm_err'], res_8['herm_err'],
                             res_12['herm_err']]),
    n_gge_slot_array=np.array([res_4['n_gge_slot'], res_8['n_gge_slot'],
                               res_12['n_gge_slot']]),
    delta_n_0_array=np.array([res_4['delta_n_0'], res_8['delta_n_0'],
                              res_12['delta_n_0']]),
    # Traces (legacy, for plots)
    t_grid_4=res_4['t_grid'], delta_n_trace_4=res_4['n_traces'],
    t_grid_8=res_8['t_grid'], delta_n_trace_8=res_8['n_traces'],
    t_grid_12=res_12['t_grid'], delta_n_trace_12=res_12['n_traces'],
    # SDW cross-check
    res_8_sdw_dim=res_8_sdw['dim'],
    res_8_sdw_dc_matrix=np.array([res_8_sdw['dc_IR'][float(k)]['dc_fraction']
                                   for k in k_min_scan]),
    res_8_sdw_dc_exact=res_8_sdw['dc_frac_exact_deg'],
    res_8_sdw_dc_tavg=res_8_sdw['dc_frac_tavg'],
    # Induced cycles
    c4_verts=np.asarray(c4_verts, dtype=int),
    c8_verts=np.asarray(c8_verts, dtype=int),
    c12_verts=np.asarray(c12_verts, dtype=int),
    # Framework constants
    tau_fold=tau_fold,
    Delta_BCS=Delta_BCS,
    J_C2=J_C2,
    T_acoustic=T_acoustic,
    E_J_fold=E_J_fold,
    N_pair=2,  # (local)
    elapsed_s=time.time() - t_start,
)
print(f"\nData saved: {out_npz}")

# ============================================================
#  10. PLOT
# ============================================================

out_png = os.path.join(data_dir, 's78_dc_permanence.png')
fig, axes = plt.subplots(2, 2, figsize=(12, 9))

# (a) DC fractions vs N_cells across k_min
ax = axes[0, 0]
colors = ['C0', 'C1', 'C2']  # (local)
for j, k_min in enumerate(k_min_scan):
    ax.plot(N_cell_array, dc_matrix[:, j], 'o-', color=colors[j],
            markersize=9, lw=1.8,
            label=f'k_min = {k_min:.2e} ({k_min_factors[j]:.0e} J_C2)')
ax.plot(N_cell_array, dc_exact, 's--', color='k', lw=1.2, ms=7,
        label='exact-deg (k_min -> 0)')
ax.plot(N_cell_array, dc_tavg, '^:', color='gray', lw=1.2, ms=7,
        label='S74-legacy tavg')
ax.axhspan(target_f_inf - pass_tol, target_f_inf + pass_tol,
           color='tab:green', alpha=0.15,
           label=f'PASS [{target_f_inf-pass_tol:.2f}, '
                 f'{target_f_inf+pass_tol:.2f}]')
ax.axhline(target_f_inf, color='tab:green', ls='--', lw=0.8)
ax.set_xlabel('N_cells')
ax.set_ylabel('DC fraction  |<W_IR> - n_GGE| / |delta_n(0)|')
ax.set_title(f'S78-W3-N DC permanence  [{gate_verdict}]')
ax.set_xticks(N_cell_array)
ax.grid(True, alpha=0.35)
ax.legend(loc='best', fontsize=7)

# (b) Fits with the three fit-form families
ax = axes[0, 1]
ax.errorbar(N_cell_array, dc_primary, yerr=dc_sigma, fmt='o', color='k',
            markersize=9, capsize=4, label='DC_primary (mean across k_min)')
x_dense = np.linspace(N_cell_array.min(), max(50.0, N_cell_array.max() * 2.0), 400)  # (local)
if fit_power_ok:
    ax.plot(x_dense, model_power(x_dense, *[f_inf_p, c_p, gamma_p]),
            '-', color='C0',
            label=f'power: f_inf={f_inf_p:+.3f}, gamma={gamma_p:.2f}')
if fit_rat_ok:
    ax.plot(x_dense, model_rat(x_dense, *[f_inf_r, c1_r, c2_r]),
            '--', color='C1',
            label=f'rat: f_inf={f_inf_r:+.3f}')
if fit_exp_ok:
    ax.plot(x_dense, model_exp(x_dense, *[f_inf_e, a_e, b_e]),
            ':', color='C2',
            label=f'exp: f_inf={f_inf_e:+.3f}')
ax.axhspan(target_f_inf - pass_tol, target_f_inf + pass_tol,
           color='tab:green', alpha=0.12,
           label=f'PASS window')
ax.axhline(target_f_inf, color='tab:green', ls='--', lw=0.8)
ax.set_xlabel('N_cells')
ax.set_ylabel('DC fraction')
ax.set_title('Fit-form comparison (extrapolation to N -> infty)')
ax.grid(True, alpha=0.35)
ax.legend(loc='best', fontsize=8)

# (c) IR spread per N
ax = axes[1, 0]
ax.bar(N_cell_array, ir_spread, width=1.2, color='tab:orange', alpha=0.75,
       edgecolor='k')
ax.axhline(ir_tol, color='tab:red', ls='--', lw=1.2,
           label=f'IR tol = {ir_tol}')
ax.set_xticks(N_cell_array)
ax.set_xlabel('N_cells')
ax.set_ylabel('IR spread  max(DC) - min(DC) across k_min')
ax.set_title('IR artifact check (small = structural, large = IR-dependent)')
ax.legend(loc='best', fontsize=8)
ax.grid(True, alpha=0.35, axis='y')

# (d) delta_n(t) traces at 4, 8, 12 cells (S74-legacy visual)
ax = axes[1, 1]
ax.plot(res_4['t_grid'], res_4['n_traces'], color='C0',
        label=f'4-cell tavg DC={dc_tavg[0]:.3f}', alpha=0.85)
ax.plot(res_8['t_grid'], res_8['n_traces'], color='C1',
        label=f'8-cell tavg DC={dc_tavg[1]:.3f}', alpha=0.85)
ax.plot(res_12['t_grid'], res_12['n_traces'], color='C2',
        label=f'12-cell tavg DC={dc_tavg[2]:.3f}', alpha=0.85)
ax.axhline(0.0, color='k', lw=0.6)
ax.set_xlabel('t  (M_KK^{-1})')
ax.set_ylabel('delta_n(t)')
ax.set_title('Perturbed-cell occupation vs GGE (S74-legacy view)')
ax.grid(True, alpha=0.35)
ax.legend(loc='best', fontsize=8)

fig.tight_layout()
fig.savefig(out_png, dpi=150)
plt.close(fig)
print(f"Plot saved: {out_png}")

print()
print("=" * 74)
print(f"S78-W3-N-DC-PERMANENCE complete in {time.time()-t_start:.2f} s")
print(f"  VERDICT: {gate_verdict}")
print(f"  f_infty (power-law) = {f_inf_primary:+.4f} +/- {f_inf_primary_err:.4f}")
print(f"  DC(4)={dc_primary[0]:.4f}, DC(8)={dc_primary[1]:.4f}, "
      f"DC(12)={dc_primary[2]:.4f}")
print(f"  IR-robust: {IR_robust_all}, chi2/dof={chi2dof_primary:.2e}")
print("=" * 74)
